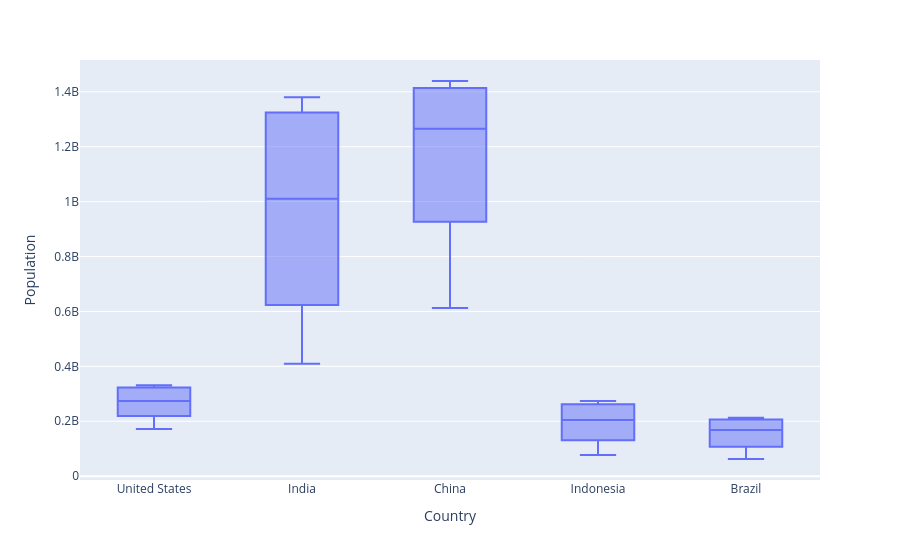

This figure's notebook cell:
### Code cell
# Box plot(multiple columns)
px.box(df_pivot,labels={'value':'Population','country':'Country'})

### Figure 1 — Plotly figure (JSON) as saved in the notebook; plotly's stock layout.template omitted (floating-point values rounded to 4 significant figures)
{"data": [{"alignmentgroup": "True", "hovertemplate": "Country=%{x}<br>Population=%{y}<extra></extra>", "legendgroup": "", "marker": {"color": "#636efa"}, "name": "", "notched": false, "offsetgroup": "", "orientation": "v", "showlegend": false, "type": "box", "x": ["United States", "United States", "United States", "United States", "United States", "United States", "United States", "United States", "United States", "United States", "United States", "United States", "United States", "United States", "United States", "United States", "United States", "United States", "India", "India", "India", "India", "India", "India", "India", "India", "India", "India", "India", "India", "India", "India", "India", "India", "India", "India", "China", "China", "China", "China", "China", "China", "China", "China", "China", "China", "China", "China", "China", "China", "China", "China", "China", "China", "Indonesia", "Indonesia", "Indonesia", "Indonesia", "Indonesia", "Indonesia", "Indonesia", "Indonesia", "Indonesia", "Indonesia", "Indonesia", "Indonesia", "Indonesia", "Indonesia", "Indonesia", "Indonesia", "Indonesia", "Indonesia", "Brazil", "Brazil", "Brazil", "Brazil", "Brazil", "Brazil", "Brazil", "Brazil", "Brazil", "Brazil", "Brazil", "Brazil", "Brazil", "Brazil", "Brazil", "Brazil", "Brazil", "Brazil"], "x0": " ", "xaxis": "x", "y": [171700000.0, 186700000.0, 199700000.0, 209500000.0, 219100000.0, 229500000.0, 240500000.0, 252100000.0, 265200000.0, 281700000.0, 295000000.0, 309000000.0, 320900000.0, 323000000.0, 325100000.0, 327100000.0, 329100000.0, 331000000.0, 409900000.0, 450500000.0, 499100000.0, 555200000.0, 623100000.0, 699000000.0, 784400000.0, 873300000.0, 963900000.0, 1057000000.0, 1148000000.0, 1234000000.0, 1310000000.0, 1325000000.0, 1339000000.0, 1353000000.0, 1366000000.0, 1380000000.0, 612200000.0, 660400000.0, 724200000.0, 827600000.0, 926200000.0, 1000000000.0, 1076000000.0, 1177000000.0, 1241000000.0, 1291000000.0, 1331000000.0, 1369000000.0, 1407000000.0, 1414000000.0, 1421000000.0, 1428000000.0, 1434000000.0, 1439000000.0, 77270000.0, 87750000.0, 100300000.0, 114800000.0, 130700000.0, 147400000.0, 165000000.0, 181400000.0, 196900000.0, 211500000.0, 226300000.0, 241800000.0, 258400000.0, 261600000.0, 264700000.0, 267700000.0, 270600000.0, 273500000.0, 62530000.0, 72180000.0, 83370000.0, 95110000.0, 107200000.0, 120700000.0, 135300000.0, 149000000.0, 162000000.0, 174800000.0, 186100000.0, 195700000.0, 204500000.0, 206200000.0, 207800000.0, 209500000.0, 211000000.0, 212600000.0], "y0": " ", "yaxis": "y"}], "layout": {"boxmode": "group", "legend": {"tracegroupgap": 0}, "margin": {"t": 60}, "xaxis": {"anchor": "y", "domain": [0, 1], "title": {"text": "Country"}}, "yaxis": {"anchor": "x", "domain": [0, 1], "title": {"text": "Population"}}}}
